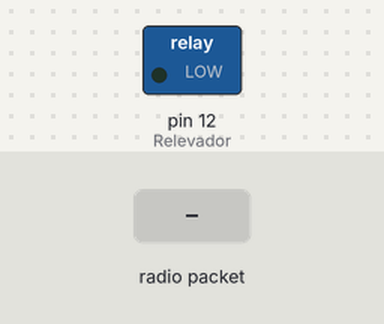
The sketch below on a simulated Arduino Uno, built with avr-gcc and run on an emulated ATmega328P. On the bench: switched loads named in the sketch (green lamp = pin HIGH). The inputs (shaded band) are chosen by the test bench. No radio packets arrive unless stated.

Above: at 1.2 s.
1.3 s: radio packet "E" arrives
At 2.5 s:
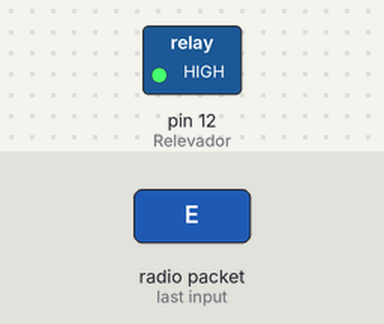
2.8 s: radio packet "A" arrives
At 3.9 s:
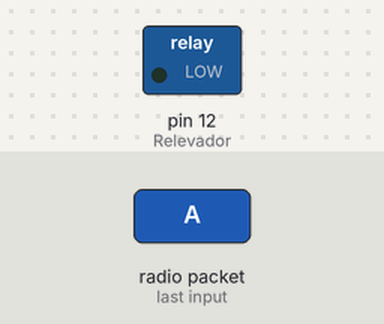
Timing chart, 0 to 5.8 s (numbered marks = the images above; inputs shaded):
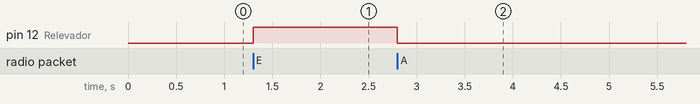

The sketch:

Receptor.ino
```cpp
#include <VirtualWire.h>

int Relevador = 12;

void setup() {
vw_setup(7000);        //Seleccionamos la velocidad de transmision de datos
vw_rx_start();         //Iniciamos la comunicación
pinMode(Relevador, OUTPUT);  //Asignamos la variable Relevador como salida
}

void loop(){
uint8_t msg[VW_MAX_MESSAGE_LEN];
uint8_t len = VW_MAX_MESSAGE_LEN;

if (vw_get_message(msg, &len)){  //Condicion para ver si hay mensaje
if ( msg[0] == 'E') {            //Si el mensaje es una E
digitalWrite(Relevador, HIGH);         //Encendemos el Relevador
}
else if (msg[0] == 'A'){         // Si es una A
digitalWrite(Relevador, LOW);        //Apagamos el Relevador
}
}
}
```

Measured:
- after the input at 1.3 s, pin 12 (Relevador): LOW → HIGH at once
- after the input at 2.8 s, pin 12 (Relevador): HIGH → LOW at once
